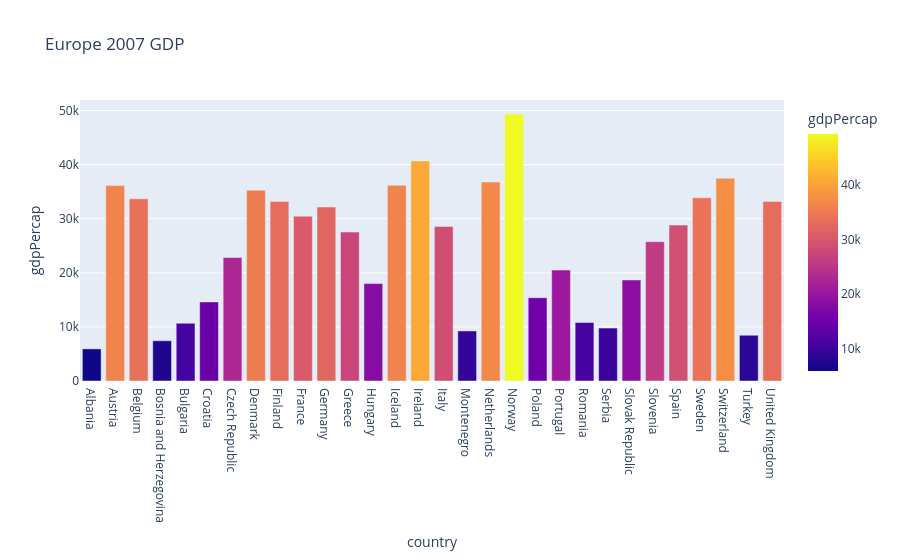

The code cell stored with this chart in its notebook:
### Code cell
px.bar(df.query("year == 2007 and continent=='Europe'"), x='country', y='gdpPercap', color='gdpPercap', title='Europe 2007 GDP').show()

### Figure 1 — Plotly figure (JSON) as saved in the notebook; plotly's stock layout.template omitted (floating-point values rounded to 4 significant figures)
{"data": [{"hovertemplate": "country=%{x}<br>gdpPercap=%{marker.color}<extra></extra>", "legendgroup": "", "marker": {"color": [5937.0, 36130.0, 33690.0, 7446.0, 10680.0, 14620.0, 22830.0, 35280.0, 33210.0, 30470.0, 32170.0, 27540.0, 18010.0, 36180.0, 40680.0, 28570.0, 9254.0, 36800.0, 49360.0, 15390.0, 20510.0, 10810.0, 9787.0, 18680.0, 25770.0, 28820.0, 33860.0, 37510.0, 8458.0, 33200.0], "coloraxis": "coloraxis", "pattern": {"shape": ""}}, "name": "", "orientation": "v", "showlegend": false, "textposition": "auto", "type": "bar", "x": ["Albania", "Austria", "Belgium", "Bosnia and Herzegovina", "Bulgaria", "Croatia", "Czech Republic", "Denmark", "Finland", "France", "Germany", "Greece", "Hungary", "Iceland", "Ireland", "Italy", "Montenegro", "Netherlands", "Norway", "Poland", "Portugal", "Romania", "Serbia", "Slovak Republic", "Slovenia", "Spain", "Sweden", "Switzerland", "Turkey", "United Kingdom"], "xaxis": "x", "y": [5937.0, 36130.0, 33690.0, 7446.0, 10680.0, 14620.0, 22830.0, 35280.0, 33210.0, 30470.0, 32170.0, 27540.0, 18010.0, 36180.0, 40680.0, 28570.0, 9254.0, 36800.0, 49360.0, 15390.0, 20510.0, 10810.0, 9787.0, 18680.0, 25770.0, 28820.0, 33860.0, 37510.0, 8458.0, 33200.0], "yaxis": "y"}], "layout": {"autosize": true, "barmode": "relative", "coloraxis": {"colorbar": {"title": {"text": "gdpPercap"}}, "colorscale": [[0, "#0d0887"], [0.1111, "#46039f"], [0.2222, "#7201a8"], [0.3333, "#9c179e"], [0.4444, "#bd3786"], [0.5556, "#d8576b"], [0.6667, "#ed7953"], [0.7778, "#fb9f3a"], [0.8889, "#fdca26"], [1, "#f0f921"]]}, "legend": {"tracegroupgap": 0}, "title": {"text": "Europe 2007 GDP"}, "xaxis": {"anchor": "y", "autorange": true, "domain": [0, 1], "range": [-0.5, 29.5], "title": {"text": "country"}, "type": "category"}, "yaxis": {"anchor": "x", "autorange": true, "domain": [0, 1], "range": [0, 51950.0], "title": {"text": "gdpPercap"}, "type": "linear"}}}
